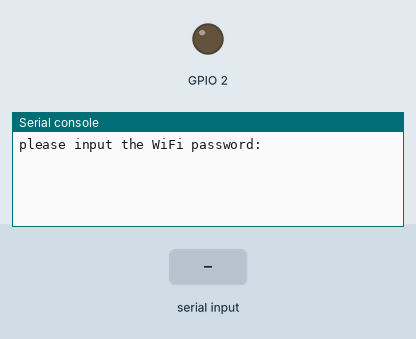
Simulated run of this program. Board: ESP32 board running MicroPython. On the bench: output pins drawn as LEDs (lit = HIGH), the last lines printed to the serial console. Inputs (shaded band) come from the test bench. WiFi joins after 1.5 s.

Above: at 1.2 s.
1.3 s: "1" typed at the serial console, then Enter
At 1.8 s:
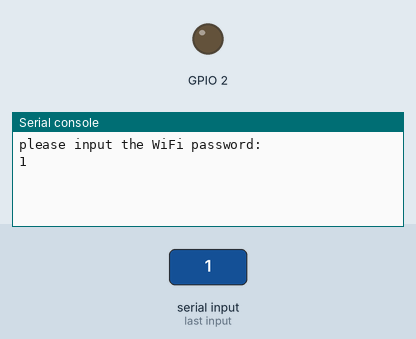
At 6.56 s:
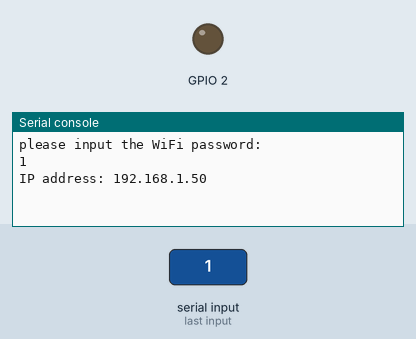

The program:

connWiFi.py
```python
import network
import time
from machine import Pin
##refer to https://hardliver.blogspot.com/2019/01/micropython-esp8266-micropyhton.html
def connWiFi(ssid, password):
    sta_if=network.WLAN(network.STA_IF)
    sta_if.active(True)
    while not sta_if.isconnected():
        sta_if.connect(ssid,password)
        time.sleep(5)
    ip = sta_if.ifconfig()[0]
    return ip,True
def blinkLed():
    Pin(2,Pin.OUT)
    time.sleep(0.2)
    Pin(2,Pin.IN)
    time.sleep(0.2)

if __name__=='__main__':
    pwd=input('please input the WiFi password:')
    ip,is_conn=connWiFi('justin_mimas_p30pro',pwd)
    while is_conn:
        print('IP address: '+ip)
        blinkLed()
```

Measured:
- after the input at 1.3 s, the serial console: prints a new line at once (image 1)
